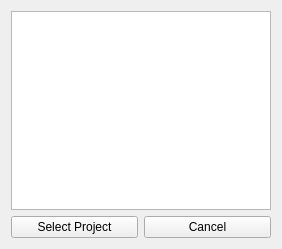
<?xml version="1.0" encoding="UTF-8"?>
<ui version="4.0">
 <class>OpenProjectDialog</class>
 <widget class="QWidget" name="OpenProjectDialog">
  <property name="geometry">
   <rect>
    <x>0</x>
    <y>0</y>
    <width>282</width>
    <height>249</height>
   </rect>
  </property>
  <property name="windowTitle">
   <string>Form</string>
  </property>
  <layout class="QGridLayout" name="gridLayout">
   <item row="1" column="0">
    <widget class="QPushButton" name="pushButton">
     <property name="text">
      <string>Select Project</string>
     </property>
    </widget>
   </item>
   <item row="0" column="0" colspan="2">
    <widget class="QListView" name="listViewProjects"/>
   </item>
   <item row="1" column="1">
    <widget class="QPushButton" name="pushButton_2">
     <property name="text">
      <string>Cancel</string>
     </property>
    </widget>
   </item>
  </layout>
 </widget>
 <resources/>
 <connections/>
</ui>
